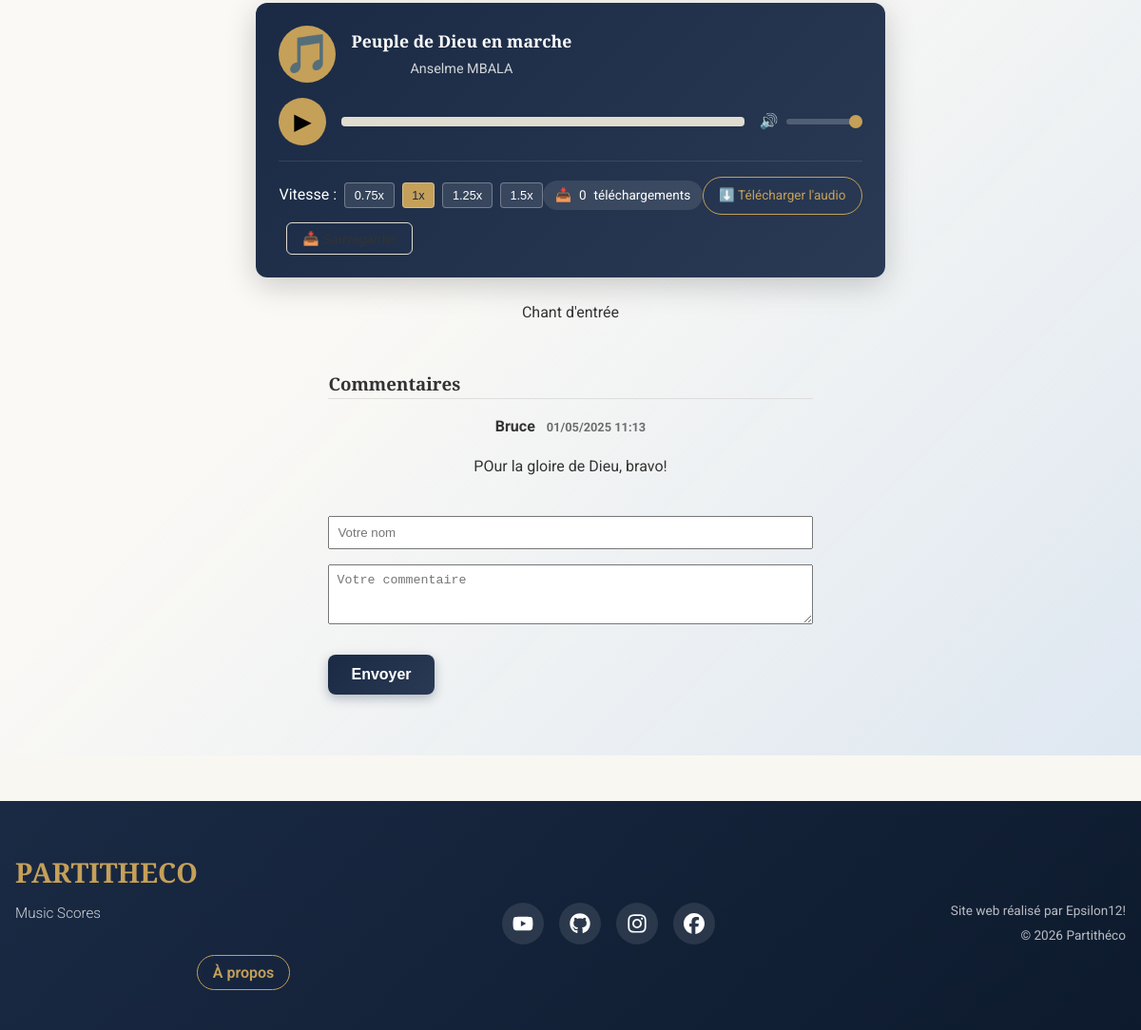
Before: /project.php?id=8&lang=fr (lower part) with the older database file.
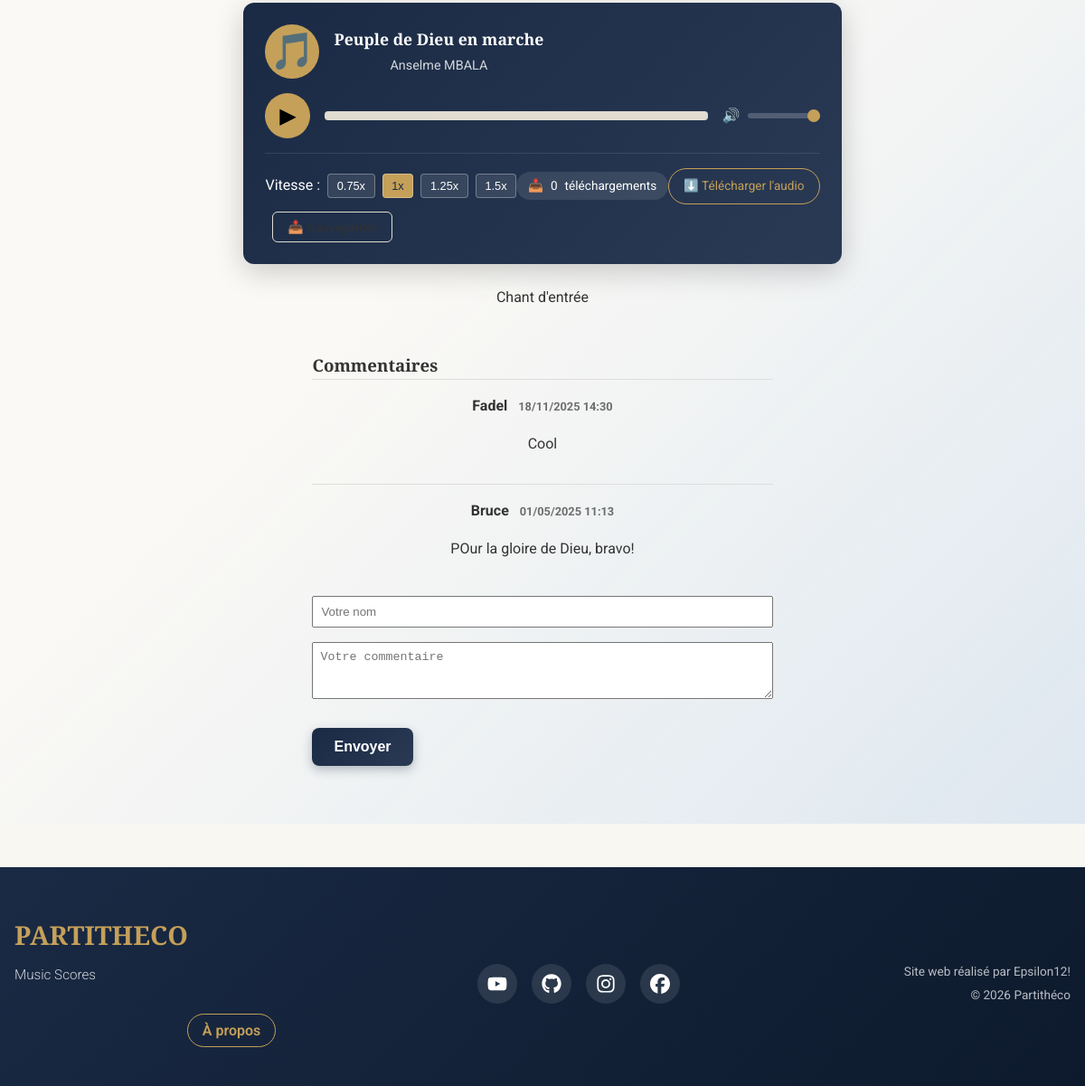
After: the same page with the newer database file.
### tables this page shows
CREATE TABLE comments (
                    id          INTEGER PRIMARY KEY AUTOINCREMENT,
                    project_id  INTEGER NOT NULL,
                    author      TEXT NOT NULL,
                    content     TEXT NOT NULL,
                    created_at  DATETIME DEFAULT CURRENT_TIMESTAMP,
                    FOREIGN KEY(project_id) REFERENCES projects(id)
                );

### classes/ProjectPageService.php (called while the page is built, shortened)
<?php
class ProjectPageService {
    private ProjectRepository $projectRepository;
    private CommentRepository $commentRepository;
    private FavoriteRepository $favoriteRepository;
    private DownloadRepository $downloadRepository;
    private RatingRepository $ratingRepository;
    private PlaylistRepository $playlistRepository;
    public function __construct(PDO $pdo) {
        $this->projectRepository = new ProjectRepository($pdo);
        $this->commentRepository = new CommentRepository($pdo);
        $this->favoriteRepository = new FavoriteRepository($pdo);
        $this->downloadRepository = new DownloadRepository($pdo);
        $this->ratingRepository = new RatingRepository($pdo);
        $this->playlistRepository = new PlaylistRepository($pdo);
    }
    public function buildPageData(int $projectId, ?array $user = null): array {
        $project = $this->projectRepository->getById($projectId);
        $userId = $user['id'] ?? null;
        return [
            'project' => $project,
            'avgRating' => $this->ratingRepository->getAverageRating($projectId),
            'ratingCount' => $this->ratingRepository->getRatingCount($projectId),
            'userRating' => $userId ? $this->ratingRepository->getUserRating($userId, $projectId) : null,
            'isFavorite' => $userId ? $this->favoriteRepository->isFavorite($userId, $projectId) : false,
            'comments' => $this->commentRepository->getByProject($projectId),
            'downloadCount' => $this->downloadRepository->getCountByProject($projectId),
            'userPlaylists' => $userId ? $this->playlistRepository->getByUser($userId) : [],
        ];
    }
}

### classes/ProjectRepository.php (called while the page is built, shortened)
<?php
class ProjectRepository {
    private PDO $pdo;
    public function __construct(PDO $pdo) {
        $this->pdo = $pdo;
    }
    public function getById(int $projectId): ?array {
        $stmt = $this->pdo->prepare("
            SELECT p.*, u.username AS publisher
            FROM projects p
            JOIN users u ON p.user_id = u.id
            WHERE p.id = :id
        ");
        $stmt->execute([':id' => $projectId]);
        $result = $stmt->fetch(PDO::FETCH_ASSOC);
        return $result ?: null;
    }
}

### classes/RatingRepository.php (called while the page is built, shortened)
<?php
class RatingRepository {
    private PDO $pdo;
    public function __construct(PDO $pdo) {
        $this->pdo = $pdo;
    }
    public function getAverageRating(int $projectId): ?float {
        $stmt = $this->pdo->prepare("
            SELECT AVG(score) AS avg, COUNT(*) AS count
            FROM ratings
            WHERE project_id = :pid
        ");
        $stmt->execute([':pid' => $projectId]);
        $result = $stmt->fetch(PDO::FETCH_ASSOC);
        return $result && $result['count'] > 0 ? round((float) $result['avg'], 1) : null;
    }
    public function getRatingCount(int $projectId): int {
        $stmt = $this->pdo->prepare("
            SELECT COUNT(*)
            FROM ratings
            WHERE project_id = :pid
        ");
        $stmt->execute([':pid' => $projectId]);
        return (int) $stmt->fetchColumn();
    }
}

### classes/CommentRepository.php (called while the page is built, shortened)
<?php
class CommentRepository {
    private PDO $pdo;
    public function __construct(PDO $pdo) {
        $this->pdo = $pdo;
    }
    public function getByProject(int $projectId): array {
        $stmt = $this->pdo->prepare("
            SELECT *
            FROM comments
            WHERE project_id = :pid
            ORDER BY created_at DESC
        ");
        $stmt->execute([':pid' => $projectId]);
        return $stmt->fetchAll(PDO::FETCH_ASSOC);
    }
}

### classes/DownloadRepository.php (called while the page is built, shortened)
<?php
class DownloadRepository {
    private PDO $pdo;
    public function __construct(PDO $pdo) {
        $this->pdo = $pdo;
    }
    public function getCountByProject(int $projectId): int {
        $stmt = $this->pdo->prepare("
            SELECT COUNT(*)
            FROM downloads
            WHERE project_id = :pid
        ");
        $stmt->execute([':pid' => $projectId]);
        return (int) $stmt->fetchColumn();
    }
}

### project.php (the view, shortened to what the changed rows need)
<?php
$db         = new Database();
$pdo        = $db->getPDO();
$pageService = new ProjectPageService($pdo);
$projectId = (int) $_GET['id'];
$currentUser = $_SESSION['user'] ?? null;
$pageData = $pageService->buildPageData($projectId, $currentUser);
$comments = $pageData['comments'];
include __DIR__ . '/includes/header.php';
?>
<main class="project-detail">
  <section id="commentsSection">
    <?php if (empty($comments)): ?>
      <p>Aucun commentaire pour le moment.</p>
    <?php else: ?>
      <?php foreach ($comments as $cm): ?>
        <div class="comment-item">
          <p class="author">
            <?= htmlspecialchars($cm['author']) ?>
            <span class="date">
              <?= (new DateTime($cm['created_at']))->format('d/m/Y H:i') ?>
            </span>
          </p>
          <p class="content"><?= nl2br(htmlspecialchars($cm['content'], ENT_NOQUOTES, 'UTF-8', false)) ?></p>
        </div>
      <?php endforeach; ?>
    <?php endif; ?>
  </section>
</main>
<?php include __DIR__ . '/includes/footer.php'; ?>

Changed rows visible on the page:
added comments: author "Fadel", created_at "18/11/2025 14:30", content "Cool"
